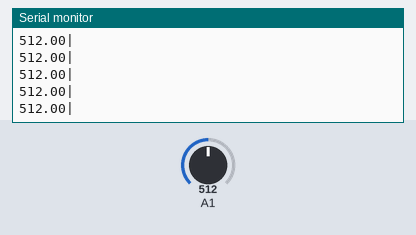
Bench run of a sketch on a simulated Arduino Uno, built with avr-gcc and run on an emulated ATmega328P. Parts: the last lines printed to the serial monitor. The inputs (shaded band) are chosen by the test bench; at power-on: A1 = 512.

Above: at 1.2 s.
1.3 s: A1 set to 716
At 1.9 s:
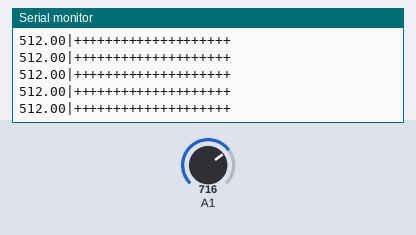
4.3 s: A1 set to 900
At 4.45 s:
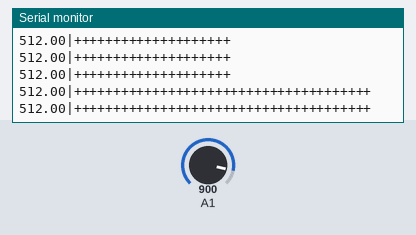

Measured:
- after the input at 1.3 s, the serial monitor: prints a new line after 0.07 s (image 1)
- after the input at 4.3 s, the serial monitor: prints a new line after 0.08 s (image 2)

The sketch:

microphone.ino
```cpp
float avg = 512.0;

void setup() {
  // put your setup code here, to run once:
  pinMode(A1, INPUT);
  Serial.begin(9600);
  Serial.write("STARTING...");
}

void loop() {
  // put your main code here, to run repeatedly:
  //int sig = analogRead(A1) / 20;
  //String output = "";
  //while(sig-- > 0) output += "*";
  //Serial.println(output);
  int sig = analogRead(A1);
  int diff = sig - avg;
  avg += diff / 10000;
  Serial.print(avg);
  Serial.print("|");
  diff = diff / 10;
  if (diff >=0)
    while(diff-- > 0) Serial.print("+");
  else
    while(diff++ < 0) Serial.print("-");
  Serial.println();
}
```
